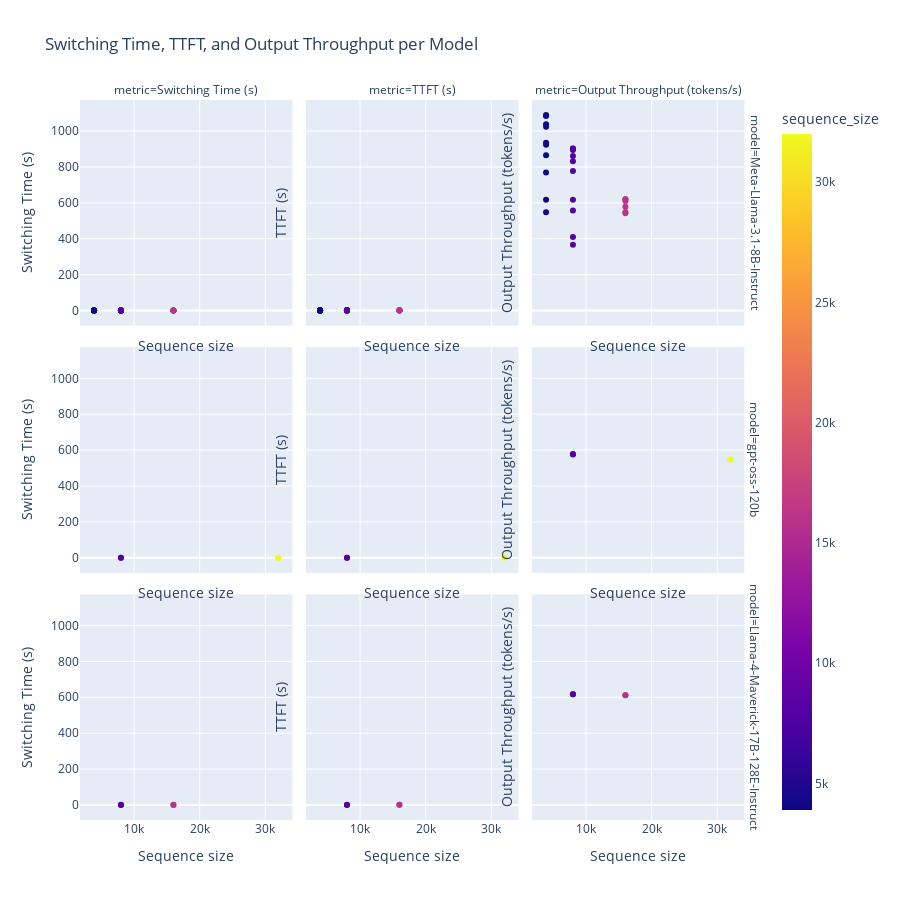

Source (notebook cell):
### Code cell
import pandas as pd
import plotly.express as px

# Load data
df = pd.read_excel(consolidation_file)

# Select and rename columns
plot_df = df[
    [
        "model",
        "num_input_tokens",
        "representative_batch_size",
        "switching_time",
        "server_ttft_s_mean",
        "server_output_token_per_s_mean",
    ]
].rename(
    columns={
        "num_input_tokens": "sequence_size",
        "representative_batch_size": "batch_size",
        "server_ttft_s_mean": "ttft_s",
        "server_output_token_per_s_mean": "output_throughput",
    }
)

# Convert to long format
long_df = plot_df.melt(
    id_vars=["model", "sequence_size", "batch_size"],
    value_vars=["switching_time", "ttft_s", "output_throughput"],
    var_name="metric",
    value_name="value",
)

# Human-friendly metric names (order matters for facet columns)
metric_labels = {
    "switching_time": "Switching Time (s)",
    "ttft_s": "TTFT (s)",
    "output_throughput": "Output Throughput (tokens/s)",
}
long_df["metric"] = long_df["metric"].map(metric_labels)

# Plot
fig = px.scatter(
    long_df,
    x="sequence_size",
    y="value",
    color="sequence_size",
    facet_row="model",
    facet_col="metric",
    hover_data=["batch_size"],
    title="Switching Time, TTFT, and Output Throughput per Model",
)

# Layout tuning
fig.update_layout(
    height=300 * long_df["model"].nunique(),
    legend_title="Sequence size",
)

# X axis title (shared meaning)
fig.for_each_xaxis(lambda x: x.update(title="Sequence size"))

# Y axis titles per facet column
fig.update_yaxes(title_text="Switching Time (s)", col=1)
fig.update_yaxes(title_text="TTFT (s)", col=2)
fig.update_yaxes(title_text="Output Throughput (tokens/s)", col=3)

fig.show()

### Figure 1 — Plotly figure (JSON) as saved in the notebook; plotly's stock layout.template omitted (floating-point values rounded to 4 significant figures)
{"data": [{"customdata": [[1.0], [2.0], [4.0], [8.0], [16.0], [1.0], [2.0], [4.0], [8.0], [16.0], [1.0], [2.0], [4.0], [1.0], [NaN], [4.0], [8.0], [16.0], [1.0], [1.0], [2.0], [8.0], [16.0], [1.0], [1.0], [4.0]], "hovertemplate": "model=Meta-Llama-3.1-8B-Instruct<br>metric=Switching Time (s)<br>sequence_size=%{marker.color}<br>value=%{y}<br>batch_size=%{customdata[0]}<extra></extra>", "legendgroup": "", "marker": {"color": [3900, 3900, 3900, 3900, 3900, 8000, 8000, 8000, 8000, 8000, 16000, 16000, 16000, 3900, 3900, 3900, 3900, 3900, 8000, 8000, 8000, 8000, 8000, 16000, 16000, 16000], "coloraxis": "coloraxis", "symbol": "circle"}, "mode": "markers", "name": "", "orientation": "v", "showlegend": false, "type": "scatter", "x": [3900, 3900, 3900, 3900, 3900, 8000, 8000, 8000, 8000, 8000, 16000, 16000, 16000, 3900, 3900, 3900, 3900, 3900, 8000, 8000, 8000, 8000, 8000, 16000, 16000, 16000], "xaxis": "x7", "y": [0.0, 0.0, 0.0, 0.0, 0.0, 0.0, 0.0, 0.0, 0.0, 0.0, 0.0, 0.0, 0.0, 0.0134, 0.0, 0.001521, 0.02593, 0.01522, 0.01288, 0.0, 0.01575, 0.0145, 0.043, 0.01725, 0.0, 0.01394], "yaxis": "y7"}, {"customdata": [[1.0], [2.0], [4.0], [8.0], [16.0], [1.0], [2.0], [4.0], [8.0], [16.0], [1.0], [2.0], [4.0], [1.0], [NaN], [4.0], [8.0], [16.0], [1.0], [1.0], [2.0], [8.0], [16.0], [1.0], [1.0], [4.0]], "hovertemplate": "model=Meta-Llama-3.1-8B-Instruct<br>metric=TTFT (s)<br>sequence_size=%{marker.color}<br>value=%{y}<br>batch_size=%{customdata[0]}<extra></extra>", "legendgroup": "", "marker": {"color": [3900, 3900, 3900, 3900, 3900, 8000, 8000, 8000, 8000, 8000, 16000, 16000, 16000, 3900, 3900, 3900, 3900, 3900, 8000, 8000, 8000, 8000, 8000, 16000, 16000, 16000], "coloraxis": "coloraxis", "symbol": "circle"}, "mode": "markers", "name": "", "orientation": "v", "showlegend": false, "type": "scatter", "x": [3900, 3900, 3900, 3900, 3900, 8000, 8000, 8000, 8000, 8000, 16000, 16000, 16000, 3900, 3900, 3900, 3900, 3900, 8000, 8000, 8000, 8000, 8000, 16000, 16000, 16000], "xaxis": "x8", "y": [0.1059, 0.15, 0.2854, 0.5285, 1.108, 0.2379, 0.3665, 0.6933, 1.421, 2.925, 0.6447, 1.109, 2.102, 0.096, 0.1532, 0.267, 0.3754, 0.8935, 0.2322, 0.2555, 0.4872, 1.232, 2.664, 0.6327, 0.7275, 1.947], "yaxis": "y8"}, {"customdata": [[1.0], [2.0], [4.0], [8.0], [16.0], [1.0], [2.0], [4.0], [8.0], [16.0], [1.0], [2.0], [4.0], [1.0], [NaN], [4.0], [8.0], [16.0], [1.0], [1.0], [2.0], [8.0], [16.0], [1.0], [1.0], [4.0]], "hovertemplate": "model=Meta-Llama-3.1-8B-Instruct<br>metric=Output Throughput (tokens/s)<br>sequence_size=%{marker.color}<br>value=%{y}<br>batch_size=%{customdata[0]}<extra></extra>", "legendgroup": "", "marker": {"color": [3900, 3900, 3900, 3900, 3900, 8000, 8000, 8000, 8000, 8000, 16000, 16000, 16000, 3900, 3900, 3900, 3900, 3900, 8000, 8000, 8000, 8000, 8000, 16000, 16000, 16000], "coloraxis": "coloraxis", "symbol": "circle"}, "mode": "markers", "name": "", "orientation": "v", "showlegend": false, "type": "scatter", "x": [3900, 3900, 3900, 3900, 3900, 8000, 8000, 8000, 8000, 8000, 16000, 16000, 16000, 3900, 3900, 3900, 3900, 3900, 8000, 8000, 8000, 8000, 8000, 16000, 16000, 16000], "xaxis": "x9", "y": [1084.0, 1024.0, 923.8, 769.1, 548.3, 902.3, 861.2, 778.3, 557.1, 366.2, 620.1, 578.1, 542.9, 1090.0, 1039.0, 935.0, 865.0, 618.1, 903.0, 895.3, 832.4, 616.8, 410.4, 620.1, 610.7, 548.6], "yaxis": "y9"}, {"customdata": [[1.0], [1.0], [1.0], [1.0]], "hovertemplate": "model=gpt-oss-120b<br>metric=Switching Time (s)<br>sequence_size=%{marker.color}<br>value=%{y}<br>batch_size=%{customdata[0]}<extra></extra>", "legendgroup": "", "marker": {"color": [8000, 32000, 8000, 32000], "coloraxis": "coloraxis", "symbol": "circle"}, "mode": "markers", "name": "", "orientation": "v", "showlegend": false, "type": "scatter", "x": [8000, 32000, 8000, 32000], "xaxis": "x4", "y": [0.0, 0.0, 0.1685, 0.1694], "yaxis": "y4"}, {"customdata": [[1.0], [1.0], [1.0], [1.0]], "hovertemplate": "model=gpt-oss-120b<br>metric=TTFT (s)<br>sequence_size=%{marker.color}<br>value=%{y}<br>batch_size=%{customdata[0]}<extra></extra>", "legendgroup": "", "marker": {"color": [8000, 32000, 8000, 32000], "coloraxis": "coloraxis", "symbol": "circle"}, "mode": "markers", "name": "", "orientation": "v", "showlegend": false, "type": "scatter", "x": [8000, 32000, 8000, 32000], "xaxis": "x5", "y": [0.457, 1.905, 0.3275, 1.785], "yaxis": "y5"}, {"customdata": [[1.0], [1.0], [1.0], [1.0]], "hovertemplate": "model=gpt-oss-120b<br>metric=Output Throughput (tokens/s)<br>sequence_size=%{marker.color}<br>value=%{y}<br>batch_size=%{customdata[0]}<extra></extra>", "legendgroup": "", "marker": {"color": [8000, 32000, 8000, 32000], "coloraxis": "coloraxis", "symbol": "circle"}, "mode": "markers", "name": "", "orientation": "v", "showlegend": false, "type": "scatter", "x": [8000, 32000, 8000, 32000], "xaxis": "x6", "y": [575.9, 548.8, 578.5, 547.6], "yaxis": "y6"}, {"customdata": [[1.0], [1.0], [1.0], [1.0]], "hovertemplate": "model=Llama-4-Maverick-17B-128E-Instruct<br>metric=Switching Time (s)<br>sequence_size=%{marker.color}<br>value=%{y}<br>batch_size=%{customdata[0]}<extra></extra>", "legendgroup": "", "marker": {"color": [8000, 16000, 8000, 16000], "coloraxis": "coloraxis", "symbol": "circle"}, "mode": "markers", "name": "", "orientation": "v", "showlegend": false, "type": "scatter", "x": [8000, 16000, 8000, 16000], "xaxis": "x", "y": [0.0, 0.0, 0.6912, 0.6626], "yaxis": "y"}, {"customdata": [[1.0], [1.0], [1.0], [1.0]], "hovertemplate": "model=Llama-4-Maverick-17B-128E-Instruct<br>metric=TTFT (s)<br>sequence_size=%{marker.color}<br>value=%{y}<br>batch_size=%{customdata[0]}<extra></extra>", "legendgroup": "", "marker": {"color": [8000, 16000, 8000, 16000], "coloraxis": "coloraxis", "symbol": "circle"}, "mode": "markers", "name": "", "orientation": "v", "showlegend": false, "type": "scatter", "x": [8000, 16000, 8000, 16000], "xaxis": "x2", "y": [1.052, 1.303, 0.4989, 0.778], "yaxis": "y2"}, {"customdata": [[1.0], [1.0], [1.0], [1.0]], "hovertemplate": "model=Llama-4-Maverick-17B-128E-Instruct<br>metric=Output Throughput (tokens/s)<br>sequence_size=%{marker.color}<br>value=%{y}<br>batch_size=%{customdata[0]}<extra></extra>", "legendgroup": "", "marker": {"color": [8000, 16000, 8000, 16000], "coloraxis": "coloraxis", "symbol": "circle"}, "mode": "markers", "name": "", "orientation": "v", "showlegend": false, "type": "scatter", "x": [8000, 16000, 8000, 16000], "xaxis": "x3", "y": [617.3, 612.0, 616.6, 611.0], "yaxis": "y3"}], "layout": {"annotations": [{"font": {}, "showarrow": false, "text": "metric=Switching Time (s)", "x": 0.1567, "xanchor": "center", "xref": "paper", "y": 1.0, "yanchor": "bottom", "yref": "paper"}, {"font": {}, "showarrow": false, "text": "metric=TTFT (s)", "x": 0.49, "xanchor": "center", "xref": "paper", "y": 1.0, "yanchor": "bottom", "yref": "paper"}, {"font": {}, "showarrow": false, "text": "metric=Output Throughput (tokens/s)", "x": 0.8233, "xanchor": "center", "xref": "paper", "y": 1.0, "yanchor": "bottom", "yref": "paper"}, {"font": {}, "showarrow": false, "text": "model=Llama-4-Maverick-17B-128E-Instruct", "textangle": 90, "x": 0.98, "xanchor": "left", "xref": "paper", "y": 0.1567, "yanchor": "middle", "yref": "paper"}, {"font": {}, "showarrow": false, "text": "model=gpt-oss-120b", "textangle": 90, "x": 0.98, "xanchor": "left", "xref": "paper", "y": 0.5, "yanchor": "middle", "yref": "paper"}, {"font": {}, "showarrow": false, "text": "model=Meta-Llama-3.1-8B-Instruct", "textangle": 90, "x": 0.98, "xanchor": "left", "xref": "paper", "y": 0.8433, "yanchor": "middle", "yref": "paper"}], "coloraxis": {"colorbar": {"title": {"text": "sequence_size"}}, "colorscale": [[0, "#0d0887"], [0.1111, "#46039f"], [0.2222, "#7201a8"], [0.3333, "#9c179e"], [0.4444, "#bd3786"], [0.5556, "#d8576b"], [0.6667, "#ed7953"], [0.7778, "#fb9f3a"], [0.8889, "#fdca26"], [1, "#f0f921"]]}, "height": 900, "legend": {"title": {"text": "Sequence size"}, "tracegroupgap": 0}, "title": {"text": "Switching Time, TTFT, and Output Throughput per Model"}, "xaxis": {"anchor": "y", "domain": [0, 0.3133], "title": {"text": "Sequence size"}}, "xaxis2": {"anchor": "y2", "domain": [0.3333, 0.6467], "matches": "x", "title": {"text": "Sequence size"}}, "xaxis3": {"anchor": "y3", "domain": [0.6667, 0.98], "matches": "x", "title": {"text": "Sequence size"}}, "xaxis4": {"anchor": "y4", "domain": [0, 0.3133], "matches": "x", "showticklabels": false, "title": {"text": "Sequence size"}}, "xaxis5": {"anchor": "y5", "domain": [0.3333, 0.6467], "matches": "x", "showticklabels": false, "title": {"text": "Sequence size"}}, "xaxis6": {"anchor": "y6", "domain": [0.6667, 0.98], "matches": "x", "showticklabels": false, "title": {"text": "Sequence size"}}, "xaxis7": {"anchor": "y7", "domain": [0, 0.3133], "matches": "x", "showticklabels": false, "title": {"text": "Sequence size"}}, "xaxis8": {"anchor": "y8", "domain": [0.3333, 0.6467], "matches": "x", "showticklabels": false, "title": {"text": "Sequence size"}}, "xaxis9": {"anchor": "y9", "domain": [0.6667, 0.98], "matches": "x", "showticklabels": false, "title": {"text": "Sequence size"}}, "yaxis": {"anchor": "x", "domain": [0, 0.3133], "title": {"text": "Switching Time (s)"}}, "yaxis2": {"anchor": "x2", "domain": [0, 0.3133], "matches": "y", "showticklabels": false, "title": {"text": "TTFT (s)"}}, "yaxis3": {"anchor": "x3", "domain": [0, 0.3133], "matches": "y", "showticklabels": false, "title": {"text": "Output Throughput (tokens/s)"}}, "yaxis4": {"anchor": "x4", "domain": [0.3433, 0.6567], "matches": "y", "title": {"text": "Switching Time (s)"}}, "yaxis5": {"anchor": "x5", "domain": [0.3433, 0.6567], "matches": "y", "showticklabels": false, "title": {"text": "TTFT (s)"}}, "yaxis6": {"anchor": "x6", "domain": [0.3433, 0.6567], "matches": "y", "showticklabels": false, "title": {"text": "Output Throughput (tokens/s)"}}, "yaxis7": {"anchor": "x7", "domain": [0.6867, 1.0], "matches": "y", "title": {"text": "Switching Time (s)"}}, "yaxis8": {"anchor": "x8", "domain": [0.6867, 1.0], "matches": "y", "showticklabels": false, "title": {"text": "TTFT (s)"}}, "yaxis9": {"anchor": "x9", "domain": [0.6867, 1.0], "matches": "y", "showticklabels": false, "title": {"text": "Output Throughput (tokens/s)"}}}}
